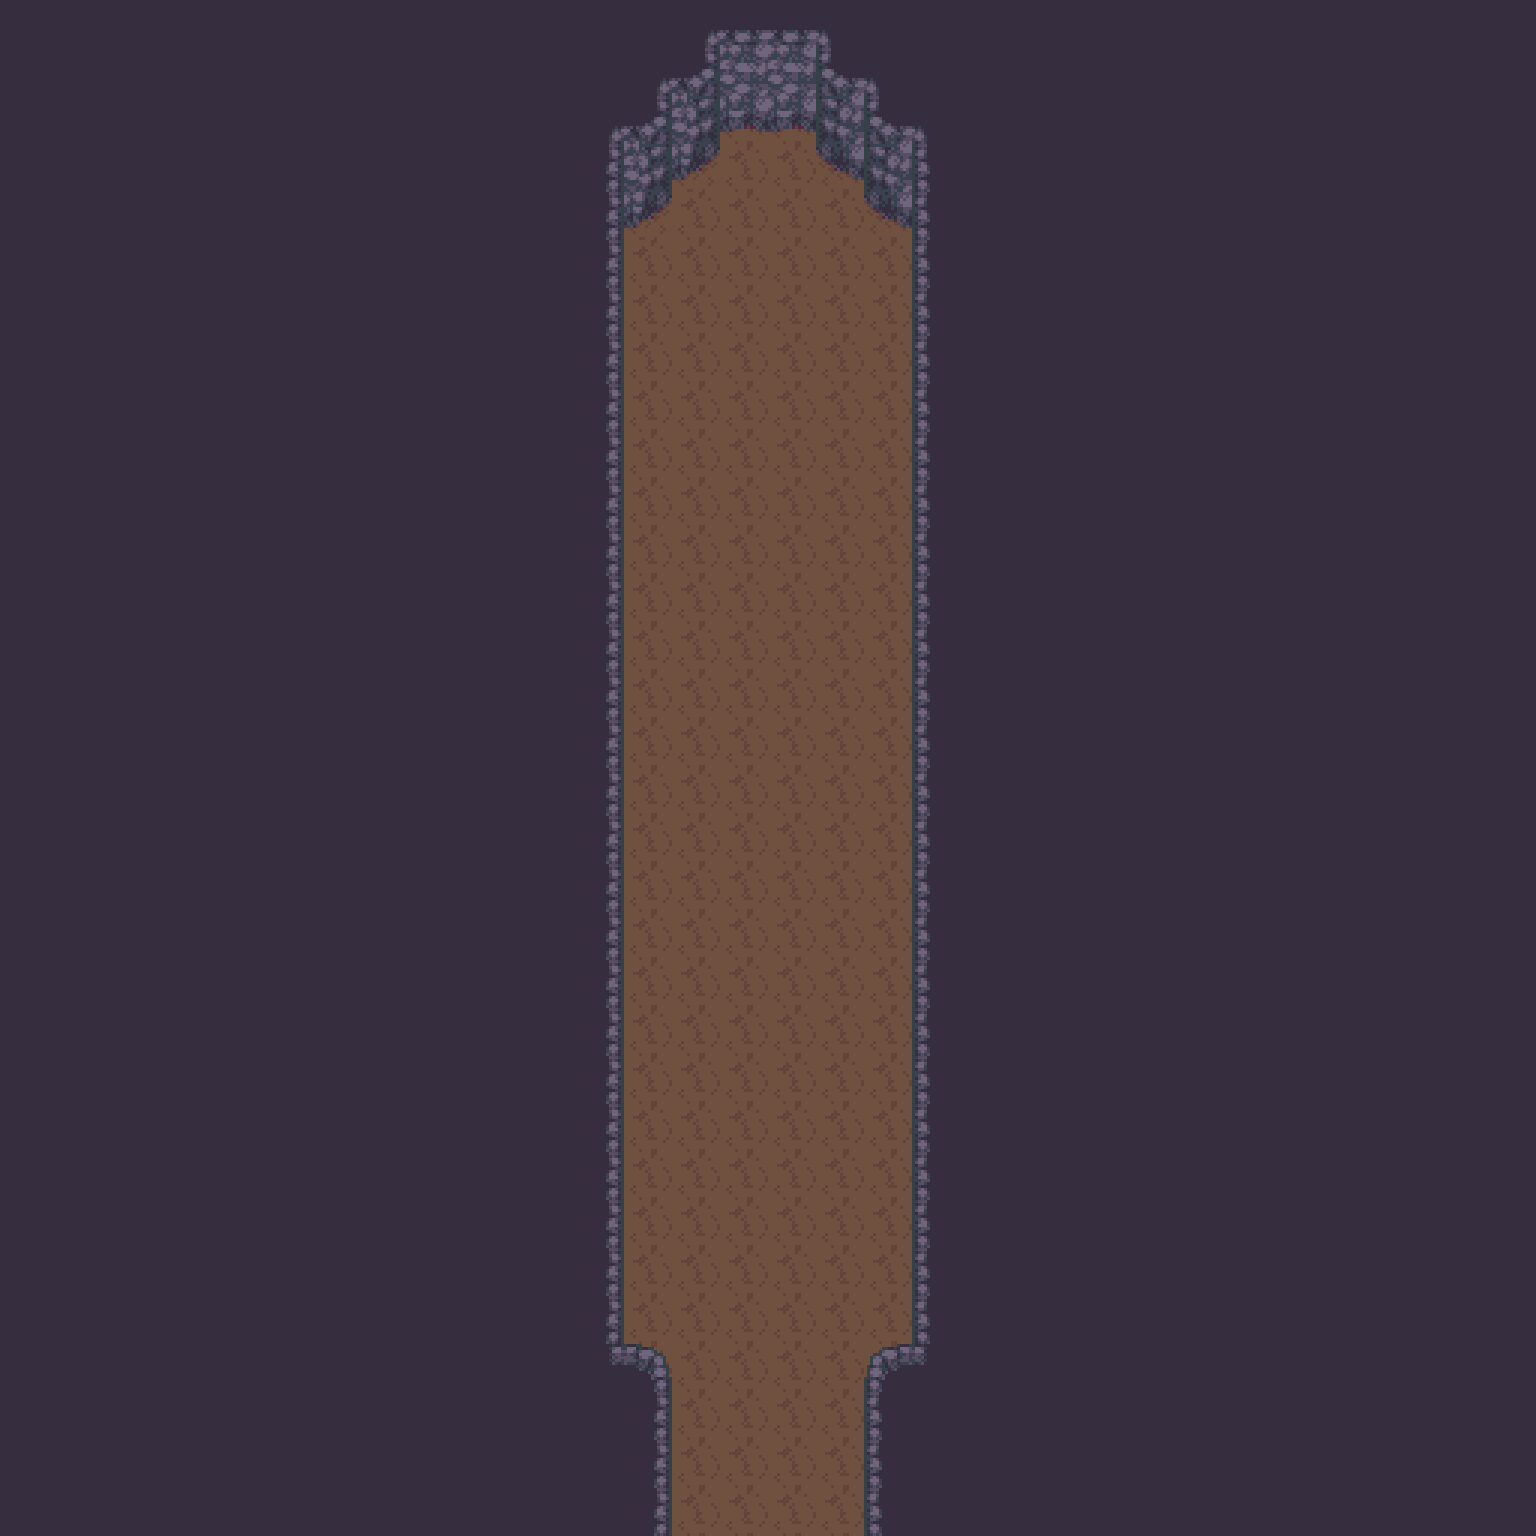

Tiled map render using the project's own tile images. Description and the map definition, with tile-layer contents summarised, below:
An orthogonal 32x32 tile map with 48x48 px tiles, 2 tile layers (Floor, Furnishing) and 2 objects.

<map version="1.2" tiledversion="1.3.4" orientation="orthogonal" renderorder="right-down" width="32" height="32" tilewidth="48" tileheight="48" infinite="0" nextlayerid="4" nextobjectid="5">
 <tileset firstgid="1" source="Cave.tsx" />
 <layer id="2" name="Floor" width="32" height="32">
  <data>[1024 cells, 1024 non-empty, 1 distinct tile ids]</data>
 </layer>
 <layer id="1" name="Furnishing" width="32" height="32">
  <data>[1024 cells, 864 non-empty, 18 distinct tile ids]</data>
 </layer>
 <objectgroup id="3" name="Props">
  <object id="3" gid="235" x="672" y="288" width="48" height="48">
   <properties>
    <property name="I" value="[ChestSpawn]" />
   </properties>
  </object>
  <object id="4" gid="235" x="816" y="288" width="48" height="48">
   <properties>
    <property name="I" value="[ChestSpawn]" />
   </properties>
  </object>
 </objectgroup>
</map>
